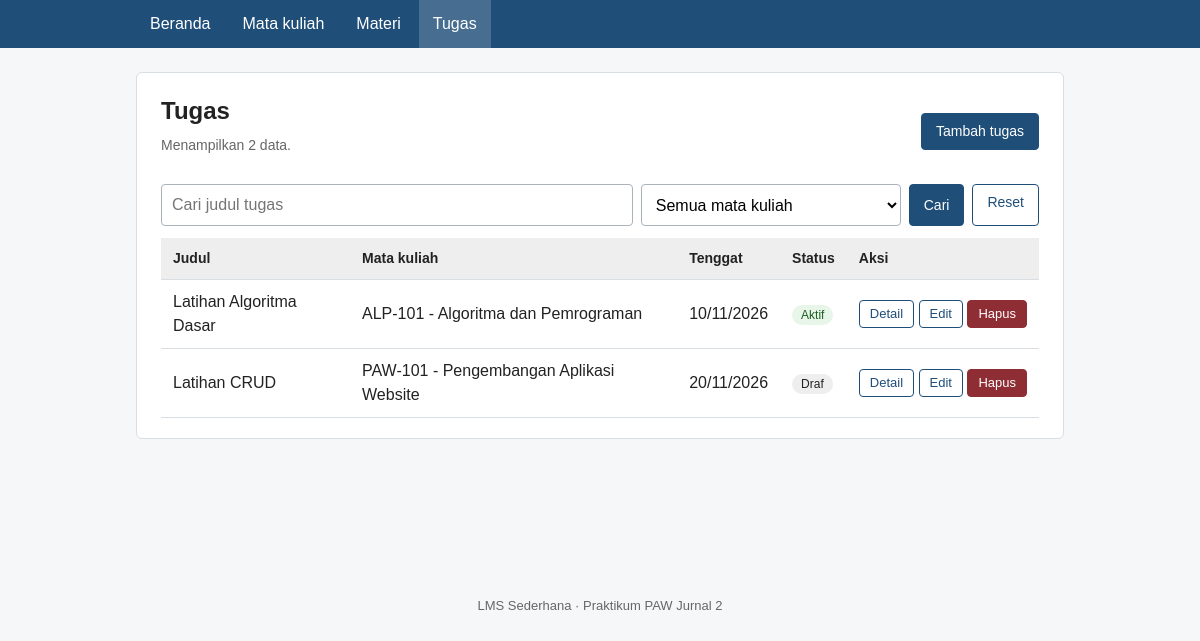
/daftar_tugas.php, run on the app's committed database.
### tables this page shows
CREATE TABLE tugas (
  id             INT UNSIGNED AUTO_INCREMENT PRIMARY KEY,
  mata_kuliah_id INT UNSIGNED NOT NULL,
  judul          VARCHAR(150) NOT NULL,
  instruksi      TEXT         NOT NULL,
  tenggat        DATE         NOT NULL,
  status         VARCHAR(20)  NOT NULL,
  FOREIGN KEY (mata_kuliah_id)
    REFERENCES mata_kuliah(id) ON DELETE RESTRICT
);

CREATE TABLE mata_kuliah (
  id       INT UNSIGNED AUTO_INCREMENT PRIMARY KEY,
  kode     VARCHAR(20)  NOT NULL UNIQUE,
  nama     VARCHAR(100) NOT NULL,
  dosen    VARCHAR(100) NOT NULL,
  semester TINYINT UNSIGNED NOT NULL
);

### daftar_tugas.php (the view, shortened to what this page needs)
<?php
require_once __DIR__ . '/includes/init.php';
$q    = get_teks('q');
$f_mk = id_valid(get_teks('mk'));
$sql = 'SELECT t.id, t.judul, t.tenggat, t.status, mk.kode, mk.nama AS mk_nama
        FROM tugas t
        INNER JOIN mata_kuliah mk ON mk.id = t.mata_kuliah_id';
$tipe    = '';
$param   = [];
$sql .= ' ORDER BY t.tenggat, t.judul';
$data       = query_semua($conn, $sql, $tipe, $param);
$pilihan_mk = semua_mk($conn);
$halaman_aktif = 'tugas';
require __DIR__ . '/includes/header.php';
?>
<section class="kartu">
    <div class="bar">
        <div>
            <h1>Tugas</h1>
            <p class="sub">Menampilkan <?= count($data) ?> data.</p>
        </div>
        <a class="tombol tombol-utama" href="tambah_tugas.php<?= $f_mk !== null ? '?mk=' . $f_mk : '' ?>">Tambah tugas</a>
    </div>
    <form method="get" class="cari">
        <input type="text" name="q" value="<?= e($q) ?>" placeholder="Cari judul tugas">
        <select name="mk"><?= opsi_mk($pilihan_mk, $f_mk, 'Semua mata kuliah') ?></select>
        <button type="submit" class="tombol tombol-utama">Cari</button>
        <a class="tombol" href="daftar_tugas.php">Reset</a>
    </form>
    <?php if (count($data) === 0): ?>
        <div class="kosong">
            <?= ($q !== '' || $f_mk !== null) ? 'Data tidak ditemukan.' : 'Belum ada data tugas.' ?>
        </div>
    <?php else: ?>
        <table>
            <thead>
                <tr><th>Judul</th><th>Mata kuliah</th><th>Tenggat</th><th>Status</th><th>Aksi</th></tr>
            </thead>
            <tbody>
            <?php foreach ($data as $r): ?>
                <tr>
                    <td><?= e($r['judul']) ?></td>
                    <td><?= e($r['kode']) ?> - <?= e($r['mk_nama']) ?></td>
                    <td><?= e(tgl_indo($r['tenggat'])) ?></td>
                    <td><span class="lencana lencana-<?= e(strtolower($r['status'])) ?>"><?= e($r['status']) ?></span></td>
                    <td class="aksi">
                        <a class="tombol tombol-kecil" href="detail_tugas.php?id=<?= (int) $r['id'] ?>">Detail</a>
                        <a class="tombol tombol-kecil" href="edit_tugas.php?id=<?= (int) $r['id'] ?>">Edit</a>
                        <a class="tombol tombol-kecil tombol-bahaya" href="hapus_tugas.php?id=<?= (int) $r['id'] ?>">Hapus</a>
                    </td>
                </tr>
            <?php endforeach; ?>
            </tbody>
        </table>
    <?php endif; ?>
</section>
<?php require __DIR__ . '/includes/footer.php'; ?>

### includes/header.php (shortened to what this page needs)
<?php
require_once __DIR__ . '/fungsi.php';
$halaman_aktif = $halaman_aktif ?? '';
?>
<!DOCTYPE html>
<html lang="id">
<head>
    <link rel="stylesheet" href="assets/style.css">
</head>
<body>
<header class="atas">
    <nav class="menu">
        <a href="index.php"               class="<?= $halaman_aktif === 'beranda' ? 'aktif' : '' ?>">Beranda</a>
        <a href="daftar_mata_kuliah.php"  class="<?= $halaman_aktif === 'mk'      ? 'aktif' : '' ?>">Mata kuliah</a>
        <a href="daftar_materi.php"       class="<?= $halaman_aktif === 'materi'  ? 'aktif' : '' ?>">Materi</a>
        <a href="daftar_tugas.php"        class="<?= $halaman_aktif === 'tugas'   ? 'aktif' : '' ?>">Tugas</a>
    </nav>
</header>
<main class="wadah">

### includes/fungsi.php (shortened to what this page needs)
<?php
function e($teks): string
{
    return htmlspecialchars((string) $teks, ENT_QUOTES, 'UTF-8');
}
function get_teks(string $kunci): string
{
    return (isset($_GET[$kunci]) && is_string($_GET[$kunci])) ? trim($_GET[$kunci]) : '';
}
function id_valid($nilai): ?int
{
    if (!is_string($nilai) || !ctype_digit($nilai) || strlen($nilai) > 10) {
        return null;
    }
    $id = (int) $nilai;
    return $id > 0 ? $id : null;
}
function query_semua(mysqli $conn, string $sql, string $tipe = '', array $param = []): array
{
    $stmt = $conn->prepare($sql);
    $stmt->execute();
    $hasil = $stmt->get_result();
    $baris = [];
    while ($r = $hasil->fetch_assoc()) {
        $baris[] = $r;
    }
    return $baris;
}
function semua_mk(mysqli $conn): array
{
    return query_semua($conn, 'SELECT id, kode, nama FROM mata_kuliah ORDER BY nama');
}
function opsi_mk(array $daftar, $terpilih, string $placeholder): string
{
    $html = '<option value="">' . e($placeholder) . '</option>';
    foreach ($daftar as $mk) {
        $sel = ((string) $terpilih === (string) $mk['id']) ? ' selected' : '';
        $html .= '<option value="' . (int) $mk['id'] . '"' . $sel . '>'
              . e($mk['kode'] . ' - ' . $mk['nama']) . '</option>';
    }
    return $html;
}
function tgl_indo(string $ymd): string
{
    $waktu = strtotime($ymd);
    return $waktu ? date('d/m/Y', $waktu) : $ymd;
}

### includes/footer.php
</main>
<footer class="bawah">LMS Sederhana &middot; Praktikum PAW Jurnal 2</footer>
</body>
</html>

### assets/style.css (style rules this page uses)
:root { --biru: #1f4e79; --biru-muda: #eef3f8; --merah: #8f2d35; --abu: #666; --garis: #d9dee3; }
* { box-sizing: border-box; }
body { margin: 0; font-family: Arial, Helvetica, sans-serif; color: #222; background: #f5f7f9; line-height: 1.5; }
.atas { background: var(--biru); }
.menu { max-width: 960px; margin: 0 auto; padding: 0 16px; display: flex; gap: 4px; }
.menu a { color: #fff; text-decoration: none; padding: 12px 14px; }
.menu a:hover, .menu a.aktif { background: rgba(255, 255, 255, .18); }
.wadah { max-width: 960px; margin: 24px auto; padding: 0 16px; min-height: 60vh; }
.bawah { text-align: center; color: var(--abu); font-size: 13px; padding: 20px; }
.kartu { background: #fff; border: 1px solid var(--garis); border-radius: 6px; padding: 20px 24px; margin-bottom: 20px; }
h1 { margin: 0 0 6px; font-size: 24px; }
.sub { color: var(--abu); margin: 0 0 14px; font-size: 14px; }
.tombol { display: inline-block; padding: 7px 14px; border: 1px solid var(--biru); border-radius: 4px; background: #fff; color: var(--biru); font-size: 14px; text-decoration: none; cursor: pointer; font-family: inherit; }
.tombol-utama { background: var(--biru); color: #fff; }
.tombol-bahaya { background: var(--merah); border-color: var(--merah); color: #fff; }
.tombol-kecil { padding: 3px 10px; font-size: 13px; }
table { width: 100%; border-collapse: collapse; margin-top: 12px; }
th, td { text-align: left; padding: 10px 12px; border-bottom: 1px solid var(--garis); vertical-align: middle; }
th { background: #eee; font-size: 14px; }
td.aksi { white-space: nowrap; }
.bar { display: flex; justify-content: space-between; align-items: center; gap: 12px; flex-wrap: wrap; }
.cari { display: flex; gap: 8px; flex-wrap: wrap; margin: 14px 0 4px; }
.cari input[type=text] { flex: 1 1 220px; }
.cari select { flex: 0 1 260px; }
input[type=text], input[type=date], input[type=number], select, textarea { width: 100%; padding: 8px 10px; border: 1px solid #aab2ba; border-radius: 4px; font: inherit; background: #fff; }
.lencana { display: inline-block; padding: 1px 9px; border-radius: 10px; font-size: 12px; background: #eee; }
.lencana-aktif { background: #e8f5e9; color: #1b5e20; }

### data on the page
tugas: judul "Latihan Algoritma Dasar", mata_kuliah.kode "ALP-101", mata_kuliah.nama "Algoritma dan Pemrograman", tenggat "10/11/2026", status "Aktif"
tugas: judul "Latihan CRUD", mata_kuliah.kode "PAW-101", mata_kuliah.nama "Pengembangan Aplikasi Website", tenggat "20/11/2026", status "Draf"

### other printed values
count($data) "2"
form field mk "Semua mata kuliah"
